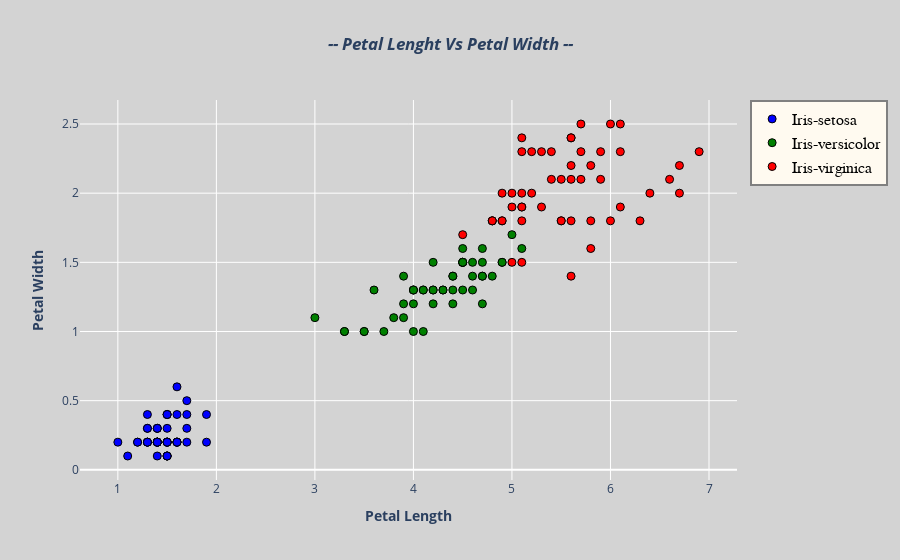

The notebook cell saved with this chart:
### Markdown cell above
<div style="text-align: left;">
    <span style="font-family: Ronler; padding: 5px; display: inline-block; border-radius: 20px 20px; background-color:#5C5CFF; font-size: 150%; font-weight: 150%; color: white; overflow: hidden;">&nbsp; --: Petal Lenght Vs Petal Width :--&nbsp;</span>
</div>

### Code cell
scatter_plot('PetalLengthCm', 'PetalWidthCm', 'Petal Lenght Vs Petal Width', 'Petal Length', 'Petal Width', 'lightgrey')

### Figure 1 — Plotly figure (JSON) as saved in the notebook; plotly's stock layout.template omitted (floating-point values rounded to 4 significant figures)
{"data": [{"marker": {"color": "blue", "line": {"color": "black", "width": 1}, "size": 8}, "mode": "markers", "name": "Iris-setosa", "text": ["Iris-setosa", "Iris-setosa", "Iris-setosa", "Iris-setosa", "Iris-setosa", "Iris-setosa", "Iris-setosa", "Iris-setosa", "Iris-setosa", "Iris-setosa", "Iris-setosa", "Iris-setosa", "Iris-setosa", "Iris-setosa", "Iris-setosa", "Iris-setosa", "Iris-setosa", "Iris-setosa", "Iris-setosa", "Iris-setosa", "Iris-setosa", "Iris-setosa", "Iris-setosa", "Iris-setosa", "Iris-setosa", "Iris-setosa", "Iris-setosa", "Iris-setosa", "Iris-setosa", "Iris-setosa", "Iris-setosa", "Iris-setosa", "Iris-setosa", "Iris-setosa", "Iris-setosa", "Iris-setosa", "Iris-setosa", "Iris-setosa", "Iris-setosa", "Iris-setosa", "Iris-setosa", "Iris-setosa", "Iris-setosa", "Iris-setosa", "Iris-setosa", "Iris-setosa", "Iris-setosa", "Iris-setosa", "Iris-setosa", "Iris-setosa"], "type": "scatter", "x": [1.4, 1.4, 1.3, 1.5, 1.4, 1.7, 1.4, 1.5, 1.4, 1.5, 1.5, 1.6, 1.4, 1.1, 1.2, 1.5, 1.3, 1.4, 1.7, 1.5, 1.7, 1.5, 1, 1.7, 1.9, 1.6, 1.6, 1.5, 1.4, 1.6, 1.6, 1.5, 1.5, 1.4, 1.5, 1.2, 1.3, 1.5, 1.3, 1.5, 1.3, 1.3, 1.3, 1.6, 1.9, 1.4, 1.6, 1.4, 1.5, 1.4], "y": [0.2, 0.2, 0.2, 0.2, 0.2, 0.4, 0.3, 0.2, 0.2, 0.1, 0.2, 0.2, 0.1, 0.1, 0.2, 0.4, 0.4, 0.3, 0.3, 0.3, 0.2, 0.4, 0.2, 0.5, 0.2, 0.2, 0.4, 0.2, 0.2, 0.2, 0.2, 0.4, 0.1, 0.2, 0.1, 0.2, 0.2, 0.1, 0.2, 0.2, 0.3, 0.3, 0.2, 0.6, 0.4, 0.3, 0.2, 0.2, 0.2, 0.2]}, {"marker": {"color": "green", "line": {"color": "black", "width": 1}, "size": 8}, "mode": "markers", "name": "Iris-versicolor", "text": ["Iris-versicolor", "Iris-versicolor", "Iris-versicolor", "Iris-versicolor", "Iris-versicolor", "Iris-versicolor", "Iris-versicolor", "Iris-versicolor", "Iris-versicolor", "Iris-versicolor", "Iris-versicolor", "Iris-versicolor", "Iris-versicolor", "Iris-versicolor", "Iris-versicolor", "Iris-versicolor", "Iris-versicolor", "Iris-versicolor", "Iris-versicolor", "Iris-versicolor", "Iris-versicolor", "Iris-versicolor", "Iris-versicolor", "Iris-versicolor", "Iris-versicolor", "Iris-versicolor", "Iris-versicolor", "Iris-versicolor", "Iris-versicolor", "Iris-versicolor", "Iris-versicolor", "Iris-versicolor", "Iris-versicolor", "Iris-versicolor", "Iris-versicolor", "Iris-versicolor", "Iris-versicolor", "Iris-versicolor", "Iris-versicolor", "Iris-versicolor", "Iris-versicolor", "Iris-versicolor", "Iris-versicolor", "Iris-versicolor", "Iris-versicolor", "Iris-versicolor", "Iris-versicolor", "Iris-versicolor", "Iris-versicolor", "Iris-versicolor"], "type": "scatter", "x": [4.7, 4.5, 4.9, 4, 4.6, 4.5, 4.7, 3.3, 4.6, 3.9, 3.5, 4.2, 4, 4.7, 3.6, 4.4, 4.5, 4.1, 4.5, 3.9, 4.8, 4, 4.9, 4.7, 4.3, 4.4, 4.8, 5, 4.5, 3.5, 3.8, 3.7, 3.9, 5.1, 4.5, 4.5, 4.7, 4.4, 4.1, 4, 4.4, 4.6, 4, 3.3, 4.2, 4.2, 4.2, 4.3, 3, 4.1], "y": [1.4, 1.5, 1.5, 1.3, 1.5, 1.3, 1.6, 1, 1.3, 1.4, 1, 1.5, 1, 1.4, 1.3, 1.4, 1.5, 1, 1.5, 1.1, 1.8, 1.3, 1.5, 1.2, 1.3, 1.4, 1.4, 1.7, 1.5, 1, 1.1, 1, 1.2, 1.6, 1.5, 1.6, 1.5, 1.3, 1.3, 1.3, 1.2, 1.4, 1.2, 1, 1.3, 1.2, 1.3, 1.3, 1.1, 1.3]}, {"marker": {"color": "red", "line": {"color": "black", "width": 1}, "size": 8}, "mode": "markers", "name": "Iris-virginica", "text": ["Iris-virginica", "Iris-virginica", "Iris-virginica", "Iris-virginica", "Iris-virginica", "Iris-virginica", "Iris-virginica", "Iris-virginica", "Iris-virginica", "Iris-virginica", "Iris-virginica", "Iris-virginica", "Iris-virginica", "Iris-virginica", "Iris-virginica", "Iris-virginica", "Iris-virginica", "Iris-virginica", "Iris-virginica", "Iris-virginica", "Iris-virginica", "Iris-virginica", "Iris-virginica", "Iris-virginica", "Iris-virginica", "Iris-virginica", "Iris-virginica", "Iris-virginica", "Iris-virginica", "Iris-virginica", "Iris-virginica", "Iris-virginica", "Iris-virginica", "Iris-virginica", "Iris-virginica", "Iris-virginica", "Iris-virginica", "Iris-virginica", "Iris-virginica", "Iris-virginica", "Iris-virginica", "Iris-virginica", "Iris-virginica", "Iris-virginica", "Iris-virginica", "Iris-virginica", "Iris-virginica", "Iris-virginica", "Iris-virginica", "Iris-virginica"], "type": "scatter", "x": [6, 5.1, 5.9, 5.6, 5.8, 6.6, 4.5, 6.3, 5.8, 6.1, 5.1, 5.3, 5.5, 5, 5.1, 5.3, 5.5, 6.7, 6.9, 5, 5.7, 4.9, 6.7, 4.9, 5.7, 6, 4.8, 4.9, 5.6, 5.8, 6.1, 6.4, 5.6, 5.1, 5.6, 6.1, 5.6, 5.5, 4.8, 5.4, 5.6, 5.1, 5.1, 5.9, 5.7, 5.2, 5, 5.2, 5.4, 5.1], "y": [2.5, 1.9, 2.1, 1.8, 2.2, 2.1, 1.7, 1.8, 1.8, 2.5, 2, 1.9, 2.1, 2, 2.4, 2.3, 1.8, 2.2, 2.3, 1.5, 2.3, 2, 2, 1.8, 2.1, 1.8, 1.8, 1.8, 2.1, 1.6, 1.9, 2, 2.2, 1.5, 1.4, 2.3, 2.4, 1.8, 1.8, 2.1, 2.4, 2.3, 1.9, 2.3, 2.5, 2.3, 1.9, 2, 2.3, 1.8]}], "layout": {"legend": {"bgcolor": "floralwhite", "bordercolor": "grey", "borderwidth": 2, "font": {"color": "black", "family": "arial", "size": 16}}, "paper_bgcolor": "lightgrey", "plot_bgcolor": "lightgrey", "title": {"text": "<b><i>-- Petal Lenght Vs Petal Width --</i></b>", "x": 0.5}, "xaxis": {"title": {"text": "<b>Petal Length</b>"}}, "yaxis": {"title": {"text": "<b>Petal Width</b>"}}}}
